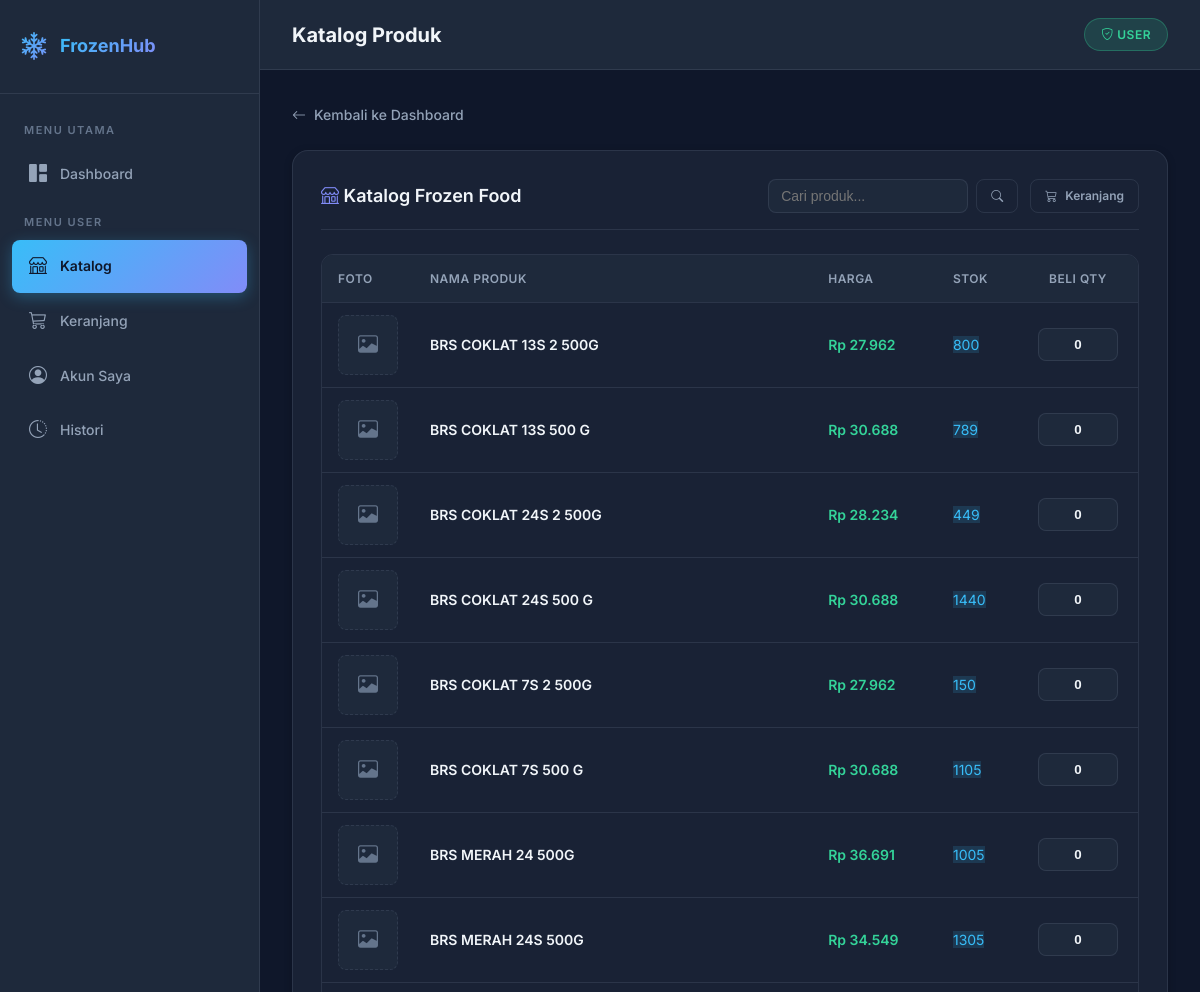
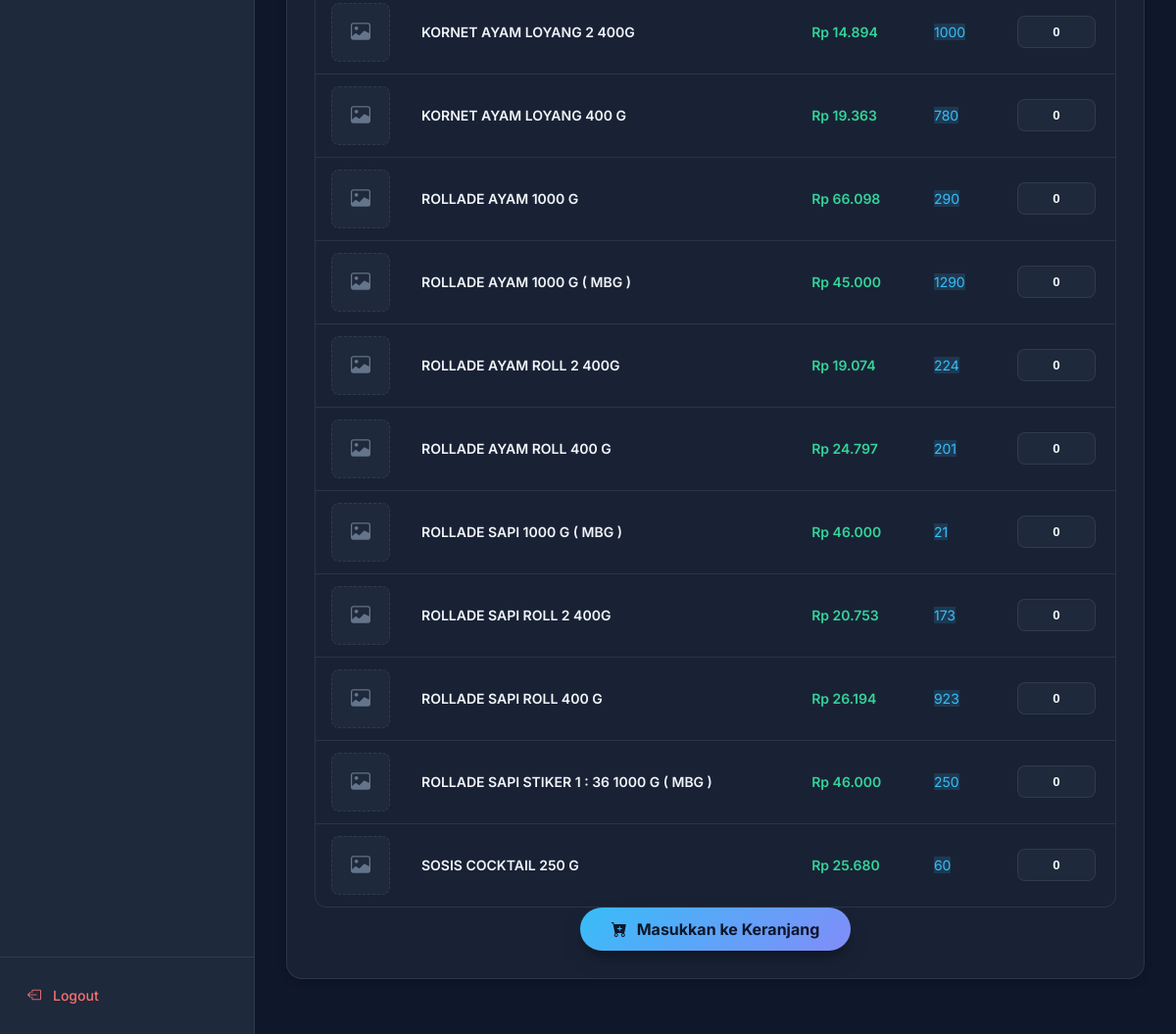
Screenshot of /user/katalog.php (signed in) with the database file from the repository (2 pictures, top to bottom).
### tables this page shows
CREATE TABLE `tb_products` (
  `id_Unique` int(11) NOT NULL,
  `id_parent` varchar(11) NOT NULL,
  `name_product` varchar(50) NOT NULL,
  `image` varchar(255) DEFAULT NULL,
  `price` int(11) NOT NULL,
  `stock` int(11) NOT NULL,
  `qty_cardboard` int(11) NOT NULL
);

### user/katalog.php (the view, shortened to what this page needs)
<?php
require_once '../config/koneksi.php';
$is_subfolder = true;
include '../assets/layout_header.php';
$keyword = $_GET['search'] ?? '';
?>
<a href="<?= $base_url ?>dashboard.php" class="back-link">
    <i class="bi bi-arrow-left"></i> Kembali ke Dashboard
</a>
<div class="card mb-24">
    <div class="card-header" style="display:flex; justify-content:space-between; align-items:center;">
        <h3 style="margin:0;"><i class="bi bi-shop" style="color:var(--accent-2)"></i> Katalog Frozen Food</h3>
        <div style="display:flex; gap:12px;">
            <form method="GET" style="display:flex; gap:8px;">
                <input type="text" name="search" id="search-input" placeholder="Cari produk..." value="<?= htmlspecialchars($keyword) ?>"
                       style="padding:6px 12px; border-radius:8px; border:1px solid var(--border-color); background:var(--bg-secondary); color:var(--text-primary); outline:none; font-size:14px; width:200px;" autocomplete="off">
                <button type="submit" class="btn btn-outline btn-sm">
                    <i class="bi bi-search"></i>
                </button>
            </form>
            <a href="keranjang.php" class="btn btn-outline btn-sm">
                <i class="bi bi-cart3"></i> Keranjang
            </a>
        </div>
    </div>
    <form method="POST" id="bulk-form">
        <div class="table-wrapper">
            <table>
                <thead>
                    <tr>
                        <th style="width:80px;">Foto</th>
                        <th>Nama Produk</th>
                        <th>Harga</th>
                        <th>Stok</th>
                        <th style="width:120px; text-align:center;">Beli Qty</th>
                    </tr>
                </thead>
                <tbody id="catalog-body">
                <?php
                $query_sql = "SELECT * FROM tb_products WHERE stock > 0";
                $query_sql .= " ORDER BY name_product ASC";
                $produk = mysqli_query($conn, $query_sql);
                while ($p = mysqli_fetch_assoc($produk)) {
                ?>
                    <tr>
                        <td>
                            <?php if($p['image']): ?>
                                <img src="../assets/img/produk/<?= $p['image'] ?>"
                                     alt="Produk"
                                     class="zoomable-image"
                                     style="width:60px; height:60px; object-fit:cover; border-radius:8px; border:1px solid var(--border-color);"
                                     onclick="openModal(this.src, '<?= addslashes($p['name_product']) ?>')">
                            <?php else: ?>
                                <div style="width:60px; height:60px; background:var(--bg-secondary); border-radius:8px; display:flex; align-items:center; justify-content:center; border:1px dashed var(--border-color);">
                                    <i class="bi bi-image" style="color:var(--text-muted); font-size:20px;"></i>
                                </div>
                            <?php endif; ?>
                        </td>
                        <td style="font-weight:600; color:var(--text-primary);"><?= $p['name_product'] ?></td>
                        <td style="color:var(--success); font-weight:600;">Rp <?= number_format($p['price'],0,',','.') ?></td>
                        <td>
                            <span class="badge" style="background:var(--info-bg); color:var(--accent-1);"><?= $p['stock'] ?></span>
                        </td>
                        <td style="text-align:center;">
                            <input type="number" name="qtys[<?= $p['id_Unique'] ?>]"
                                   class="qty-input" value="0" min="0" max="<?= $p['stock'] ?>"
                                   onchange="toggleActive(this)">
                        </td>
                    </tr>
                <?php } ?>
                </tbody>
            </table>
        </div>
        <div class="bulk-footer">
            <button type="submit" name="bulk_add_to_cart" class="btn btn-primary bulk-btn">
                <i class="bi bi-cart-plus-fill"></i> Masukkan ke Keranjang
            </button>
        </div>
    </form>
</div>
<?php include '../assets/layout_footer.php'; ?>

### assets/style.css (style rules this page uses)
:root { --bg-primary: #0f172a; --bg-secondary: #1e293b; --bg-card: rgba(30, 41, 59, 0.7); --bg-card-solid: #1e293b; --bg-input: #0f172a; --border-color: rgba(148, 163, 184, 0.15); --border-focus: #38bdf8; --text-primary: #f1f5f9; --text-secondary: #94a3b8; --text-muted: #64748b; --accent-1: #38bdf8; --accent-2: #818cf8; --accent-3: #a78bfa; --gradient-accent: linear-gradient(135deg, #38bdf8, #818cf8); --gradient-accent-hover: linear-gradient(135deg, #7dd3fc, #a5b4fc); --gradient-bg: linear-gradient(135deg, #0f172a 0%, #1e1b4b 50%, #0f172a 100%); --success: #34d399; --success-bg: rgba(52, 211, 153, 0.15); --danger: #f87171; --danger-bg: rgba(248, 113, 113, 0.15); --warning: #fbbf24; --warning-bg: rgba(251, 191, 36, 0.15); --info: #38bdf8; --info-bg: rgba(56, 189, 248, 0.15); --radius-sm: 8px; --radius-md: 12px; --radius-lg: 16px; --radius-xl: 20px; --shadow-sm: 0 2px 8px rgba(0, 0, 0, 0.2); --shadow-md: 0 4px 20px rgba(0, 0, 0, 0.3); --shadow-lg: 0 8px 40px rgba(0, 0, 0, 0.4); --shadow-glow: 0 0 30px rgba(56, 189, 248, 0.15); --sidebar-width: 260px; --header-height: 70px; --transition: all 0.3s cubic-bezier(0.4, 0, 0.2, 1); }
*, *::before, *::after { margin: 0; padding: 0; box-sizing: border-box; }
html { scroll-behavior: smooth; }
body { font-family: 'Inter', -apple-system, BlinkMacSystemFont, sans-serif; background: var(--bg-primary); color: var(--text-primary); line-height: 1.6; min-height: 100vh; -webkit-font-smoothing: antialiased; }
a { text-decoration: none; color: var(--accent-1); transition: var(--transition); }
.card { background: var(--bg-card); backdrop-filter: blur(10px); border: 1px solid var(--border-color); border-radius: var(--radius-lg); padding: 28px; box-shadow: var(--shadow-sm); transition: var(--transition); }
.card-header { display: flex; align-items: center; justify-content: space-between; margin-bottom: 24px; padding-bottom: 16px; border-bottom: 1px solid var(--border-color); }
.card-header h3 { font-size: 18px; font-weight: 600; }
.table-wrapper { overflow-x: auto; border-radius: var(--radius-md); border: 1px solid var(--border-color); }
table { width: 100%; border-collapse: collapse; font-size: 14px; }
table thead { background: var(--bg-secondary); }
table thead th { padding: 14px 16px; text-align: left; font-weight: 600; font-size: 12px; text-transform: uppercase; letter-spacing: 0.5px; color: var(--text-secondary); border-bottom: 1px solid var(--border-color); white-space: nowrap; }
table tbody tr { border-bottom: 1px solid var(--border-color); transition: var(--transition); }
table tbody tr:last-child { border-bottom: none; }
table tbody td { padding: 12px 16px; color: var(--text-secondary); vertical-align: middle; }
.btn { display: inline-flex; align-items: center; gap: 8px; padding: 10px 20px; border-radius: var(--radius-sm); font-family: 'Inter', sans-serif; font-size: 14px; font-weight: 600; cursor: pointer; transition: var(--transition); border: none; text-decoration: none; white-space: nowrap; }
.btn-primary { background: var(--gradient-accent); color: #0f172a; }
.btn-outline { background: transparent; border: 1px solid var(--border-color); color: var(--text-secondary); }
.btn-sm { padding: 6px 14px; font-size: 12px; }
.mb-24 { margin-bottom: 24px; }
.back-link { display: inline-flex; align-items: center; gap: 8px; color: var(--text-secondary); font-size: 14px; font-weight: 500; margin-bottom: 24px; transition: var(--transition); }

### user/katalog.php (style rules this page uses)
input[type=number] { -moz-appearance: textfield; }
.qty-input { width: 80px; padding: 8px; border-radius: 8px; border: 1px solid var(--border-color); background: var(--bg-secondary); color: var(--text-primary); text-align: center; font-weight: 600; transition: all 0.2s; }
.bulk-footer { position: sticky; bottom: 20px; left: 0; right: 0; display: flex; justify-content: center; z-index: 100; pointer-events: none; }
.bulk-btn { pointer-events: auto; padding: 12px 32px; border-radius: 50px; font-weight: 700; font-size: 16px; box-shadow: 0 10px 25px -5px rgba(0, 0, 0, 0.3), 0 8px 10px -6px rgba(0, 0, 0, 0.3); display: flex; align-items: center; gap: 10px; transform: translateY(0); transition: all 0.3s cubic-bezier(0.34, 1.56, 0.64, 1); }

### rows the page displays
tb_products: name_product "BRS COKLAT 13S 2 500G", price "27.962", stock "800"
tb_products: name_product "BRS COKLAT 13S 500 G", price "30.688", stock "789"
tb_products: name_product "BRS COKLAT 24S 2 500G", price "28.234", stock "449"
tb_products: name_product "BRS COKLAT 24S 500 G", price "30.688", stock "1440"
tb_products: name_product "BRS COKLAT 7S 2 500G", price "27.962", stock "150"
tb_products: name_product "BRS COKLAT 7S 500 G", price "30.688", stock "1105"
tb_products: name_product "BRS MERAH 24 500G", price "36.691", stock "1005"
tb_products: name_product "BRS MERAH 24S 500G", price "34.549", stock "1305"
tb_products: name_product "KORNET AYAM LOYANG 2 400G", price "14.894", stock "1000"
tb_products: name_product "KORNET AYAM LOYANG 400 G", price "19.363", stock "780"
tb_products: name_product "ROLLADE AYAM 1000 G", price "66.098", stock "290"
tb_products: name_product "ROLLADE AYAM 1000 G ( MBG )", price "45.000", stock "1290"
tb_products: name_product "ROLLADE AYAM ROLL 2 400G", price "19.074", stock "224"
tb_products: name_product "ROLLADE AYAM ROLL 400 G", price "24.797", stock "201"
tb_products: name_product "ROLLADE SAPI 1000 G ( MBG )", price "46.000", stock "21"
tb_products: name_product "ROLLADE SAPI ROLL 2 400G", price "20.753", stock "173"
tb_products: name_product "ROLLADE SAPI ROLL 400 G", price "26.194", stock "923"
tb_products: name_product "ROLLADE SAPI STIKER 1 : 36 1000 G ( MBG )", price "46.000", stock "250"
tb_products: name_product "SOSIS COCKTAIL 250 G", price "25.680", stock "60"

### other values shown
$page_title "Katalog Produk"
$_SESSION['role'] "USER"
